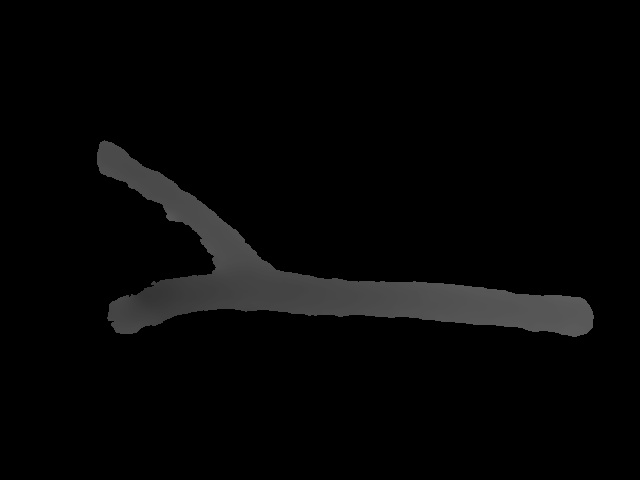
#> input picture Dataset/0_Raw/0001_depth_1.jpg, 640 x 480 px, found by its file name
$ python image_augument.py   (Python 2 division)
#> lines starting #> are read from the running program, lines starting #| are printed output that depends on the picture; after the words box and inside, x2 and y2 are one past the last pixel; in counts of white or black regions, pixels touching at a corner belong together; long printed decimals are rounded
## License: Apache 2.0. See LICENSE file in root directory.
## Copyright(c) 2015-2017 Intel Corporation. All Rights Reserved.

###############################################
##      Open CV and Numpy integration        ##
###############################################

import numpy as np
import matplotlib.pyplot as plt
import matplotlib.image as mpimg
import cv2

name_number = '0001'

def get_branch_center_point(img):
    x = 0
    y = 0
    count = 0
    for i in range(len(img)):
        for j in range(len(img[i])):
            item = img[i][j]
            if item!=0:
                x=x+i
                y=y+j
                count=count+1
    x=int(0.5 + x/count)
    y=int(0.5 + y/count)
    return x,y

def display_point(img,i_,j_):
    print 'Center Points at',i_,j_
    size = 5
    for i in range(-size,size):
        for j in range(-size,size):
            ii = i+i_
            jj = j+j_
            img[ii][jj]=255
    return img

def overlay_images(imgA,imgB):
    for i in range(len(imgA)):
        for j in range(len(imgA[0])):
            a = imgA[i][j]
            b = imgB[i][j]
            c = int( (int(a)+int(b))/2+0.5 )
            imgA[i][j]=c
    return imgA

def move_branch(img,diff_i,diff_j):
    # Move in vertical direction
    if diff_i>0:
        for i in range(diff_i):
            img = np.insert(img,len(img),img[-0], axis=0) #insert first row last
            img = np.delete(img,0,axis=0) #delete first row
    if diff_i<0:
        diff_i = abs(diff_i)
        for i in range(diff_i):
            img = np.insert(img,0,img[-1], axis=0) #insert last row first
            img = np.delete(img,len(img)-1,axis=0) #delete last row
    # Move in horizontal direction
    if diff_j>0:
        for i in range(diff_j):
            img = np.insert(img,len(img[0]),img[:,0], axis=1) #insert first column last
            img = np.delete(img,0,axis=1) #delete first column
    if diff_j<0:
        diff_j = abs(diff_j)
        for i in range(diff_j):
            img = np.insert(img,0,img[:,-1], axis=1) #insert last column first
            img = np.delete(img,len(img[0])-1,axis=1) #delete last column
    return img

def get_overlap(imgA,imgB):
    imgA = np.copy(imgA)
    imgB = np.copy(imgB)
    no_overlap = 0
    overlap = 0
    imgA[imgA>0]=1
    imgB[imgB>0]=1
    imgAB = imgA+imgB
    (unique, counts) = np.unique(imgAB,return_counts=True)
    for num,count in zip(unique,counts):
        if num == 1: no_overlap = count
        if num == 2: overlap = count
    total = overlap + int(0.5*no_overlap+0.5)
    overlap = float(overlap)/float(total)
    return overlap

def optimize_position(img,img_match,px):
    img_out = np.copy(img)
    overlap_start = get_overlap(img,img_match)
    overlap = -9999
    for i in range(-px,px):
        for j in range(-px,px):
            img_test = move_branch(np.copy(img),i,j)
            overlap_test = get_overlap(img_test,img_match)
            if overlap_test>overlap:
                overlap = overlap_test
                img_out = img_test
    print 'Overlap', overlap
    return img_out

def optimize_rotation(img,img_match,deg):
    overlap_start = get_overlap(img,img_match)
    # Move branch in image 1 and 2 to center of image
    img = np.copy(img)
    img_match = np.copy(img_match)
    (x,y) = get_branch_center_point(img)
    move_x = x - int(len(img)/2)
    move_y = y - int(len(img[0])/2)
    img = move_branch(img,move_x,move_y)
    img_match = move_branch(img_match,move_x,move_y)
    # Perform test rotations
    overlap = -9999
    for i in range(-deg,deg):
        img_test = rotate_image(np.copy(img),i)
        overlap_test = get_overlap(img_test,img_match)
        if overlap_test>overlap:
            overlap = overlap_test
            img_out = img_test
    # Move branches back to original position
    img_out = move_branch(img_out,-move_x,-move_y)
    # Finished
    print 'Overlap', overlap
    return img_out

def rotate_image(img, ang):
  image_center = tuple(np.array(img.shape[1::-1]) / 2)
  rot_mat = cv2.getRotationMatrix2D(image_center, ang, 1.0)
  result = cv2.warpAffine(img, rot_mat, img.shape[1::-1], flags=cv2.INTER_LINEAR)
  return result

# import images
img1 = cv2.imread(name_number+'_depth_1.jpg',0)
#> img1 is the input picture: shape (480, 640); min 0, max 96, mean 5.8
img2 = cv2.imread(name_number+'_depth_2.jpg',0)
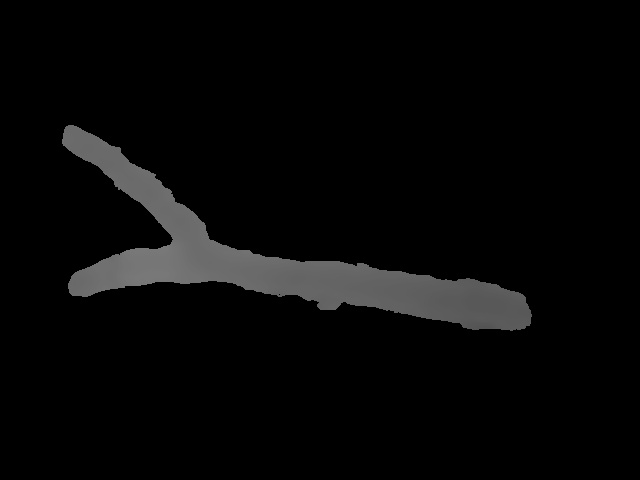
#> input picture Dataset/0_Raw/0001_depth_2.jpg, 640 x 480 px, found by its file name
#> img2 is the input picture: shape (480, 640); min 0, max 125, mean 7.7

print name_number+'_depth_1.jpg'

img1[img1<10]=-1
img2[img2<10]=-1
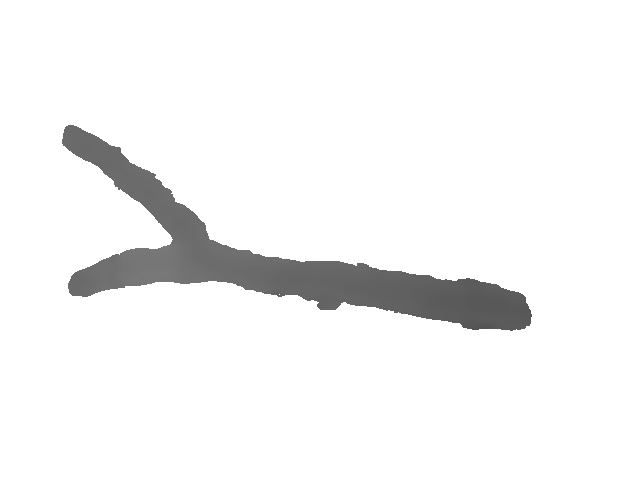
#> img2: shape (480, 640); min 80, max 255, mean 243.7
#minimum = np.min(img1)
img1[img1==255]=0
img2[img2==255]=0
#maximum = np.max(img1)
#print 'min',minimum,'max',maximum #49,96
(ctr1_i,ctr1_j) = get_branch_center_point(img1)
#> after the loop in get_branch_center_point, `for i in range(len(img)):`: count = 23899; x = 6660706; y = 7342206
#> in get_branch_center_point, `x=int(0.5 + x/count)`: x = 278
#> in get_branch_center_point, `y=int(0.5 + y/count)`: y = 307
#> ctr1_i = 278; ctr1_j = 307
(ctr2_i,ctr2_j) = get_branch_center_point(img2)
#> ctr2_i = 262; ctr2_j = 273
# [8 lines of commented-out code are left out]
ctr_diff_i = ctr2_i-ctr1_i
#> ctr_diff_i = -16
ctr_diff_j = ctr2_j-ctr1_j
#> ctr_diff_j = -34
#print 'i:',ctr_diff_i,'j:',ctr_diff_j
img2 = move_branch(img2,ctr_diff_i,ctr_diff_j)
#> in move_branch, `diff_i = abs(diff_i)`: diff_i = 16
#> after the loop in move_branch, `for i in range(diff_i):`:
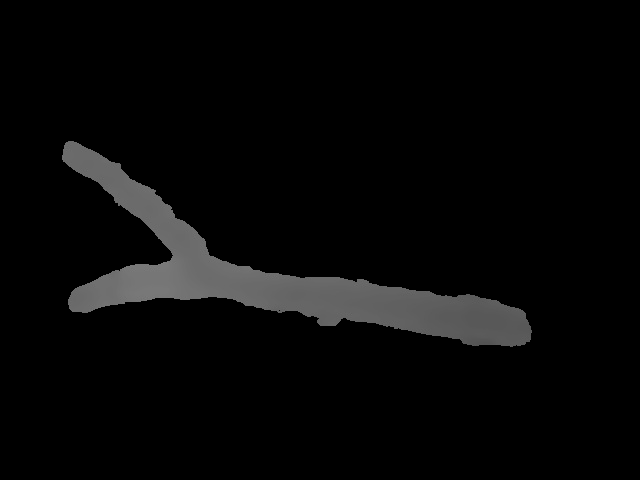
#> img: shape (480, 640); min 0, max 125, mean 7.7
#> in move_branch, `diff_j = abs(diff_j)`: diff_j = 34
img2 = optimize_position(img2,img1,15)
#> in get_overlap, `imgA[imgA>0]=1`:
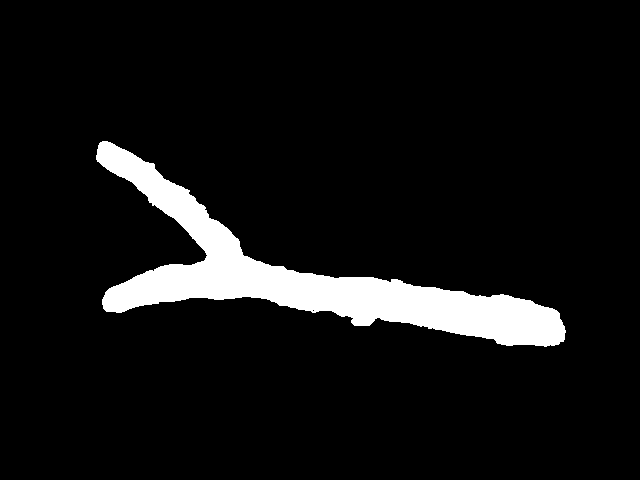
#> imgA: shape (480, 640); values 0 (black) and 1 (white), 7.5% white; 1 white region, box (x1, y1, x2, y2) and area: (96, 141, 566, 347) 22887
#> in get_overlap, `imgB[imgB>0]=1`: imgB: shape (480, 640); values 0 (black) and 1 (white), 7.8% white; 1 white region, box (x1, y1, x2, y2) and area: (97, 140, 594, 337) 23899
#> in get_overlap, `(unique, counts) = np.unique(imgAB,return_counts=True)`: unique = [0, 1, 2]; counts = [278498, 10618, 18084]
#> the loop in get_overlap, `for num,count in zip(unique,counts):` made 3 passes
#> (count, no_overlap) on pass 2: (10618, 10618)
#> (count, overlap) on pass 3: (18084, 18084)
#> in get_overlap, `total = overlap + int(0.5*no_overlap+0.5)`: total = 23393
#> in get_overlap, `overlap = float(overlap)/float(total)`: overlap = 0.773
#> the loop in optimize_position, `for i in range(-px,px):` made 30 passes
#> pass 1, in get_overlap (call 2), `imgAB = imgA+imgB`:
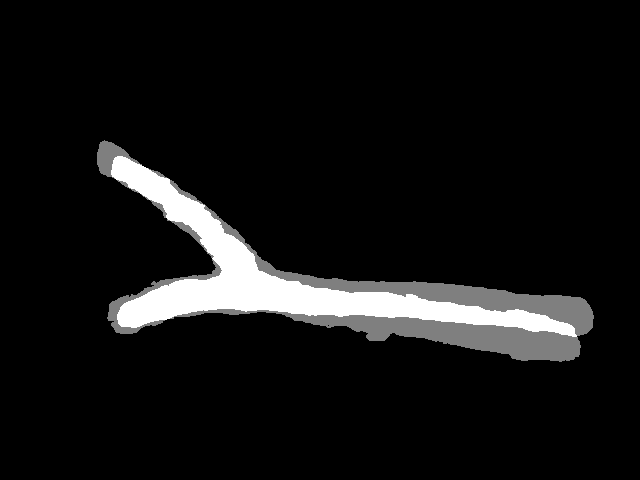
#> imgAB: shape (480, 640); min 0, max 2, mean 0.152; drawn with min black and max white
#| Overlap 0.795
img2 = optimize_rotation(img2,img1,5)
#| Overlap 0.8761
img2 = optimize_position(img2,img1,10)
#| Overlap 0.9014
img2 = optimize_rotation(img2,img1,3)
#> call 2 of optimize_rotation, with deg = 3
#> after the loop in optimize_rotation (call 2), `for i in range(-deg,deg):`:
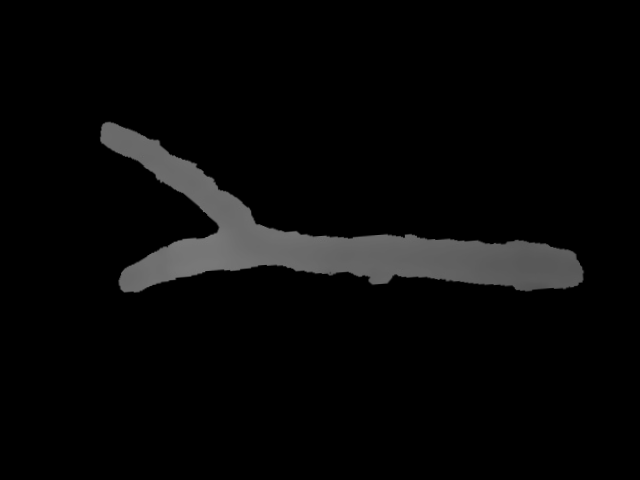
#> img_test: shape (480, 640); min 0, max 122, mean 7.7
#| Overlap 0.9014
img2 = optimize_position(img2,img1,5)
#> the loop in optimize_position (call 3), `for i in range(-px,px):` made 10 passes
#> pass 1, in get_overlap (call 1322), `imgA = np.copy(imgA)`:
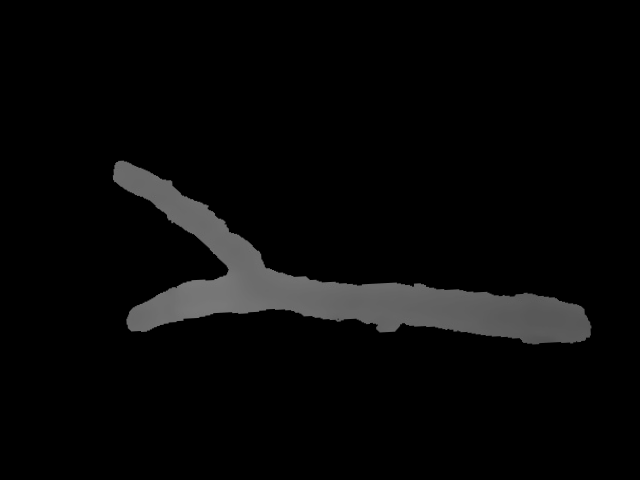
#> imgA: shape (480, 640); min 0, max 122, mean 7.7
#| Overlap 0.9014
#ol = get_overlap(img2,img1)
#print 'Overlap',ol

# Overlap Images
img_overlayed = overlay_images(img1,img2)

# Show Images
cv2.imshow('image',img_overlayed)
path = '~/Documents/BranchConnect_Data'
#cv2.imwrite(path'/'+name_number+"_depth_1.jpg",img1)
cv2.imwrite("~/Documents/BranchConnect_Data/"+name_number+"_depth_2.jpg",img2)
print 'Saved'
cv2.waitKey(0)
cv2.destroyAllWindows()
